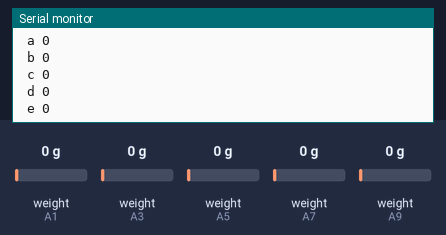
Recording of a sketch running on a simulated Arduino Mega 2560, built with avr-gcc and run on an emulated ATmega2560. Shown: the last lines printed to the serial monitor. The test bench sets the inputs (shaded band); at power-on: weight on the scale (sensors on A1, A3, A5, A7, A9) 0 g.

Above: at 8.7 s.
8.8 s: weight on the scale (sensor on A1) set to 100 g
At 9.32 s:
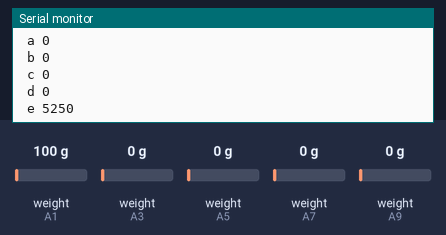
10.3 s: weight on the scale (sensor on A3) set to 100 g
At 10.33 s:
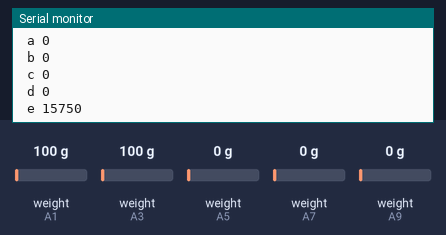
11.8 s: weight on the scale (sensor on A5) set to 100 g
At 11.83 s:
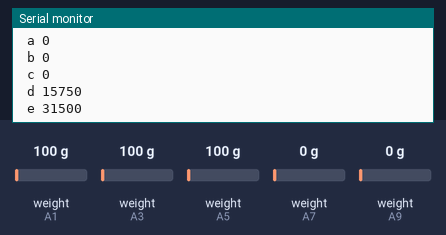
13.3 s: weight on the scale (sensor on A7) set to 100 g
At 13.34 s:
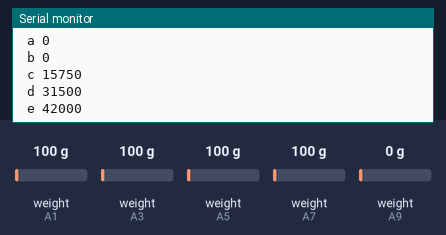
14.8 s: weight on the scale (sensor on A9) set to 100 g
At 14.85 s:
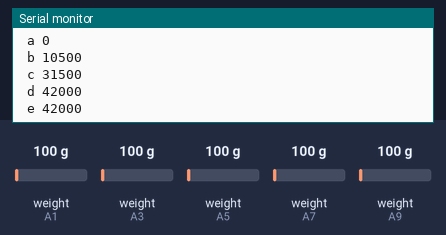
16.3 s: weight on the scale (sensor on A1) set to 1250 g
At 16.36 s:
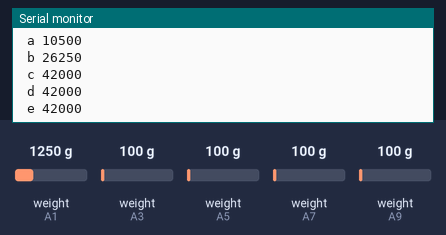
Timing chart, 0 to 18.8 s (numbered marks = the images above; inputs shaded):
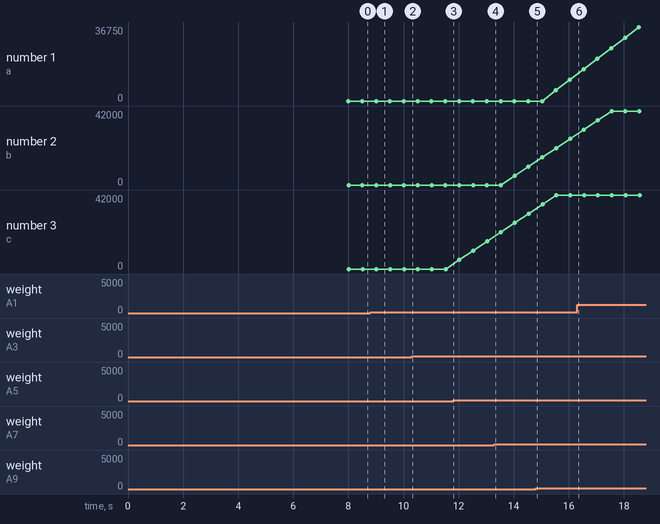

The sketch:

Arduino_Sensor_Reader.ino
```cpp
#include <HX711.h>

// Sensor variables
#define thumb_data_pin A9
#define index_data_pin A7
#define middle_data_pin A5
#define ring_data_pin A3
#define pinky_data_pin A1

#define thumb_clock_pin A8
#define index_clock_pin A6
#define middle_clock_pin A4
#define ring_clock_pin A2
#define pinky_clock_pin A0

#define NUM_SENSORS 5
#define ROLLING_AVG 8

HX711 thumb, index, middle, ring, pinky;

// Value reporting variables
int value_index;
double values_sum[NUM_SENSORS];
double finger_values[NUM_SENSORS][ROLLING_AVG];


void setup() {
  Serial.begin(9600);

  // Assigns pins to each sensor
  thumb.begin(thumb_data_pin, thumb_clock_pin);
  index.begin(index_data_pin, index_clock_pin);
  middle.begin(middle_data_pin, middle_clock_pin);
  ring.begin(ring_data_pin, ring_clock_pin);
  pinky.begin(pinky_data_pin, pinky_clock_pin);

  // Zeros the values of the sensors
  delay(2000);

  thumb.tare();
  index.tare();
  middle.tare();
  ring.tare();
  pinky.tare();

  delay(500);

  value_index = 0;
}


void loop() {
  // Removes old values
  for(int i = 0; i < NUM_SENSORS; i++){
    values_sum[i] -= finger_values[i][value_index];
  }

  // Overrides old values with new
  finger_values[0][value_index] = (double) thumb.get_value();
  finger_values[1][value_index] = (double) index.get_value();
  finger_values[2][value_index] = (double) middle.get_value();
  finger_values[3][value_index] = (double) ring.get_value();
  finger_values[4][value_index] = (double) pinky.get_value();

  // Appends new value
  for(int i = 0; i < NUM_SENSORS; i++){
    values_sum[i] += finger_values[i][value_index];
  }

  // Increments the index and wraps if necessary
  value_index += 1;
  if(value_index >= ROLLING_AVG){
    value_index = 0;
  }

  // Send values to serial port
  Serial.println((String) " a " + (long) (values_sum[0]/ROLLING_AVG));
  Serial.println((String) " b " + (long) (values_sum[1]/ROLLING_AVG));
  Serial.println((String) " c " + (long) (values_sum[2]/ROLLING_AVG));
  Serial.println((String) " d " + (long) (values_sum[3]/ROLLING_AVG));
  Serial.println((String) " e " + (long) (values_sum[4]/ROLLING_AVG));
}
```

Measured:
- after the input at 8.8 s, the serial monitor: prints a new line after 0.23 s (image 1)
